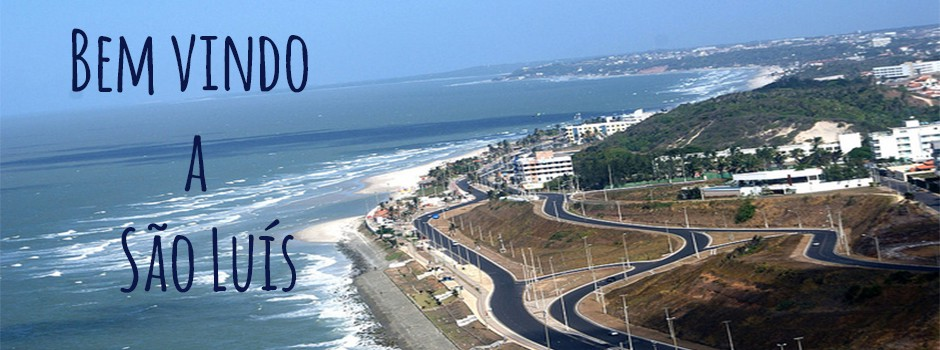
#> input picture teste.png, 940 x 350 px
$ python teste2.py
#> lines starting #> are read from the running program, lines starting #| are printed output that depends on the picture; after the words box and inside, x2 and y2 are one past the last pixel; in counts of white or black regions, pixels touching at a corner belong together
import pytesseract
import numpy as np
import cv2
from PIL import Image

# tipando a leitura para os canais de ordem RGB
imagem = Image.open('teste.png').convert('RGB')
#> imagem is the input picture: PIL image 940x350 RGB; mean R, G, B 109.5, 131.4, 152.8

# convertendo em um array editável de numpy[x, y, CANALS]
npimagem = np.asarray(imagem).astype(np.uint8)

# diminuição dos ruidos antes da binarização
npimagem[:, :, 0] = 0 # zerando o canal R (RED)
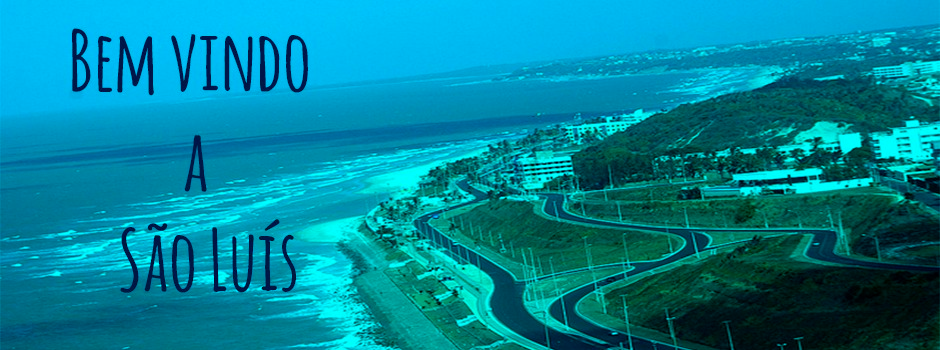
#> npimagem: shape (350, 940, 3); mean R, G, B 0, 131.4, 152.8
npimagem[:, :, 2] = 0 # zerando o canal B (BLUE)
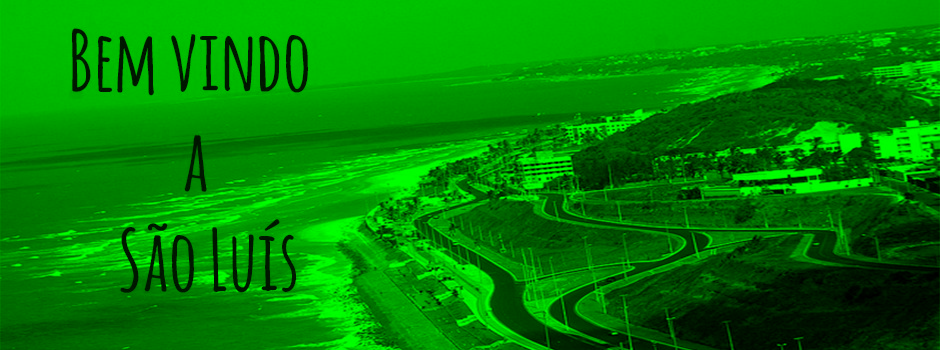
#> npimagem: shape (350, 940, 3); mean R, G, B 0, 131.4, 0

# atribuição em escala de cinza
im = cv2.cvtColor(npimagem, cv2.COLOR_RGB2GRAY)
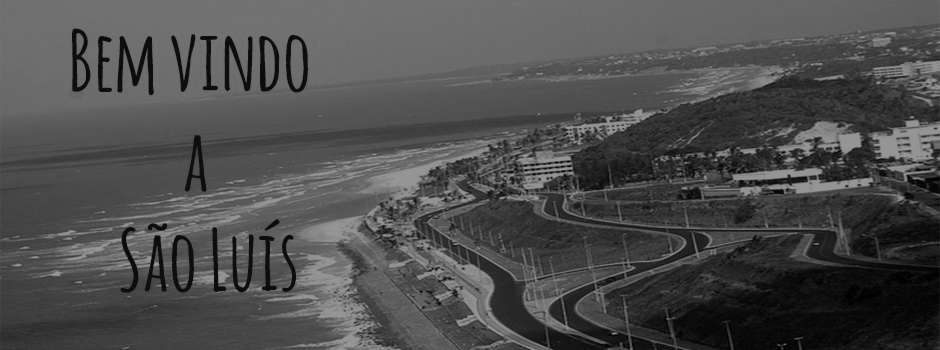
#> im: shape (350, 940); min 0, max 150, mean 77.2

# aplicação da truncagem binária para a intensidade
# pixels de intensidade de cor abaixo de 127 serão convertidos para 0 (PRETO)
# pixels de intensidade de cor acima de 127 serão convertidos para 255 (BRANCO)
# A atribuição do THRESH_OTSU incrementa uma análise inteligente dos niveis de truncagem
ret, thresh = cv2.threshold(im, 127, 255, cv2.THRESH_BINARY | cv2.THRESH_OTSU)
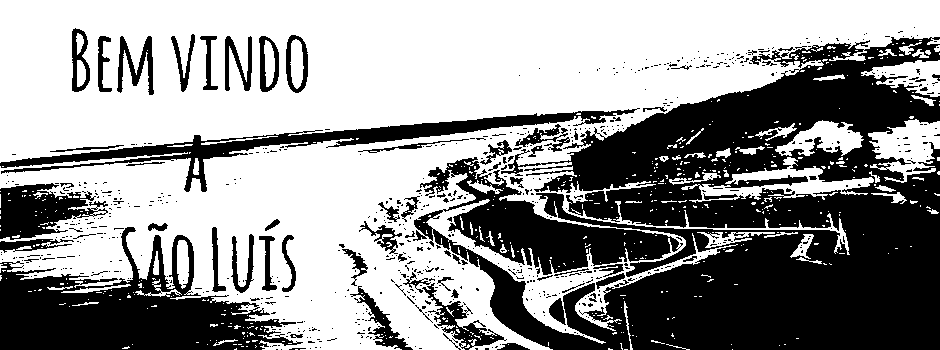
#> thresh: shape (350, 940); 58.4% white; 716 black regions (645 under 20 px), largest, box (x1, y1, x2, y2) and area: (413, 37, 940, 350) 92705, (0, 227, 303, 350) 17748, (0, 108, 640, 192) 7531
#> ret = 72

# reconvertendo o retorno do threshold em um objeto do tipo PIL.Image
binimagem = Image.fromarray(thresh)
#> (the run stopped early here; a loop or call above may not have finished)
